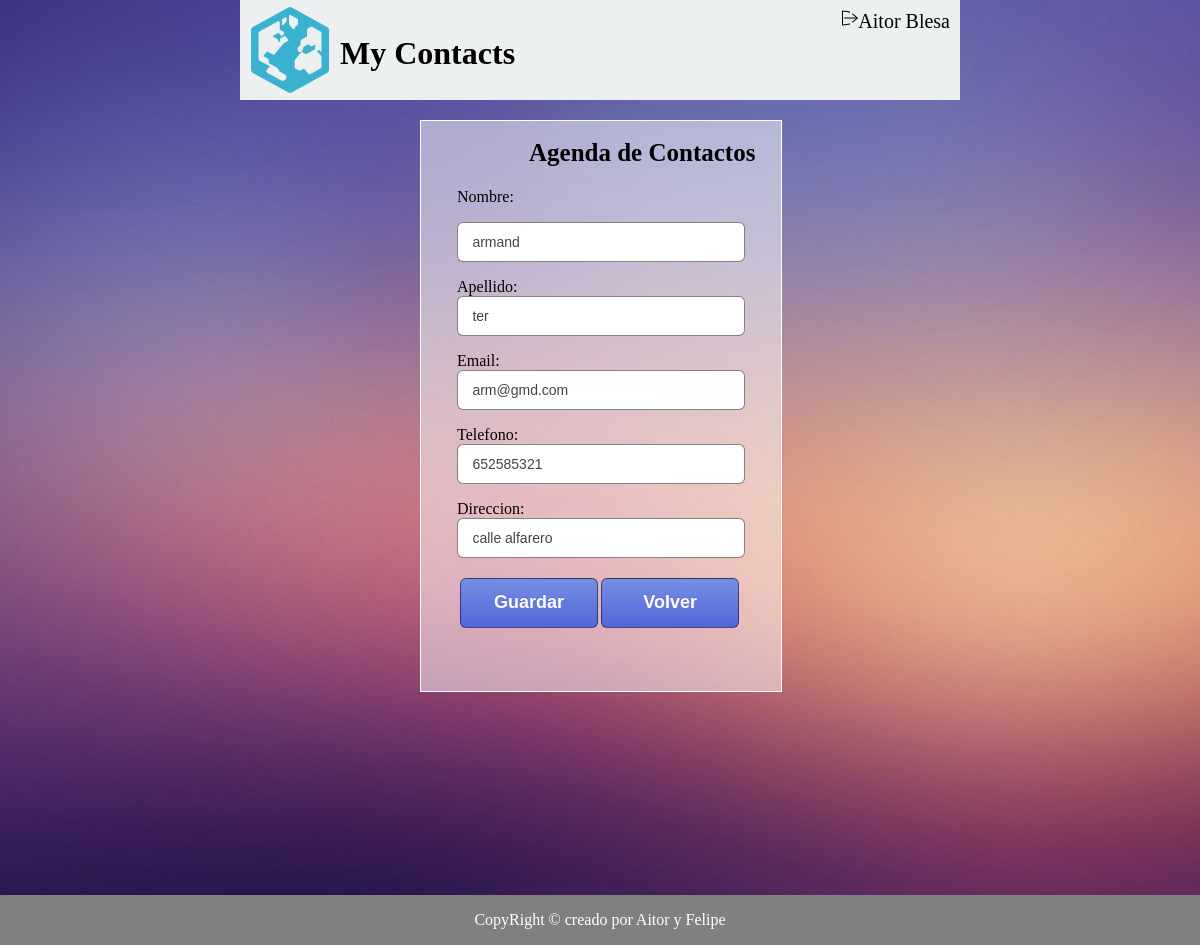
The page /modificar.php?con_id=4 (signed in) on the database its author committed.
### tables this page shows
CREATE TABLE IF NOT EXISTS `tbl_contactos` (
  `con_id` int(11) NOT NULL,
  `con_nombre` varchar(25) NOT NULL,
  `con_apellido` varchar(50) NOT NULL,
  `con_mail` varchar(50) NOT NULL,
  `con_telefono` int(9) NOT NULL,
  `con_direccion` varchar(150) NOT NULL,
  `con_coordenadas` varchar(50) NOT NULL,
  `usu_id` int(11) NOT NULL
);

### modificar.php (the view, shortened to what this page needs)
<?php
include('/login/conexion.php');
?>
<!DOCTYPE html>
<html>
	<head>
		<link rel="stylesheet" type="text/css" href="css/modificar.css">
	</head>
		<body>
		<div id="wrapper">
			<header>
				<div id="izquierda">
					<img src="img/logo.png" alt="Mycontacts"/>
					<h1 id="empresa">My Contacts</h1>
				</div>
				<div id="derecha">
					<?php echo $_SESSION['nombre_usuario']. " " .$_SESSION['apellido_usuario']?> <a href="login/logout.php" title="Logout"><img src="img/logout.png" alt="Logout"></a>
				</div>
			</header>
			<section id="formulario">
			<h1>Agenda de Contactos</h1>
			<?php
				$sql ="SELECT * FROM tbl_contactos WHERE con_id=$_REQUEST[con_id]";
				$datos = mysqli_query($conexion, $sql);
				if(mysqli_num_rows($datos)!=0){
	            	while ($mostrar = mysqli_fetch_array($datos)) {
	            	?>
					<article class='contenido'>
						<form id="formulario_box" name="formulario1" action="modificarproc.php" method="POST">
          					<input type="hidden" name="contacto_id" value="<?php echo $mostrar['con_id']; ?>"><br/>
         					<p>Nombre:<p><input type="text" name="nombre" size="20" maxlength="25" value="<?php echo  utf8_encode($mostrar['con_nombre']); ?>" required>
         					<p>Apellido:<input type="text" name="apellido" size="20" maxlength="25" value="<?php echo utf8_encode($mostrar['con_apellido']); ?>" required></p>
          					<p>Email:<input type="email" name="email" value="<?php echo utf8_encode($mostrar['con_mail']); ?>" required></p>
       						<p>Telefono:<input type="tel" name="telefono" pattern="[0-9]{9}" value="<?php echo utf8_encode($mostrar['con_telefono']); ?>" required></p>
       						<p>Direccion:<input type="text" name="direccion" value="<?php echo utf8_encode($mostrar['con_direccion']); ?>"required>
       						<input type="submit" class="modificar_contacto" value="Guardar">
        					<input name="submit" type="submit" value="Volver" onclick="location.href='main.php'"></input>
        				</form>
	            	</article>
	            	<?php
	            	}
				}
			?>
		</section>
		<footer>
			<p>CopyRight &copy; creado por Aitor y Felipe<p>
		</footer>
	</body>
</html>

### css/modificar.css (style rules this page uses)
body { background: url("../img/blur.jpg") no-repeat fixed center; -webkit-background-size: cover; -moz-background-size: cover; -o-background-size: cover; background-size: cover; margin: 0; height: 100%; }
#wrapper { min-width: 1024px; min-height: 945px; }
header { color: #000; background-color: #ecf0f1; width: 60%; height: auto; margin-left: 20%; position: absolute; vertical-align: middle; }
#izquierda { float: left; width: 40%; }
#derecha { float: right; margin-right: 10px; font-size: 20px; margin-top: 10px; }
img { float: left; }
#empresa { margin-top: 35px; }
#formulario { height: 570px; border: 1px solid rgba(255,255,255); background-color: rgba(255,255,255,.5); width: 30%; margin: 10% 35%; position: fixed; }
#formulario h1 { margin-left: 30%; margin-top: 5%; color: #000; float:left; font-family: Raleway thin; font-size: 25px; }
#formulario_box { margin-left: 10%; width: 80%; padding-top: 8%; }
#formulario_box input[type="text"], input[type="password"], input[type="tel"], input[type="email"] { height: 40px; font-size: 14px; color: #444; border: 1px solid rgba(0, 0, 0, .49); padding-left: 5%; border-radius: 6px; width: 100%; -webkit-box-sizing: border-box; }
#formulario_box input[type="submit"] { width: 48%; height: 50px; margin-top: 7%; color: #fff; font-size: 18px; float: left; font-weight: bold; text-shadow: 0px -1px 0px #5b6ddc; border: 1px solid rgba(0, 0, 0, .49); border-radius: 6px; cursor: pointer; background-image: -webkit-linear-gradient(bottom, #5466da 0%, #768ee4 100%); }
input[type="submit"] { width: 39%; height: 50px; float: left; margin-top: 1.5%; margin-left: 1%; color: #fff; font-size: 18px; font-weight: bold; text-shadow: 0px -1px 0px #5b6ddc; border: 1px solid rgba(0, 0, 0, .49); border-radius: 6px; cursor: pointer; background-image: -webkit-linear-gradient(bottom, #5466da 0%, #768ee4 100%); }
footer { position:fixed; bottom: 0; color: #000; clear: both; width: 100%; color: #fff; background-color: grey; text-align: center; }

### rows shown on the page
tbl_contactos: nombre "armand", apellido "ter", email "arm@gmd.com", telefono "652585321", direccion "calle alfarero"

### other values the page prints
$_SESSION['nombre_usuario'] "Aitor"
$_SESSION['apellido_usuario'] "Blesa"
